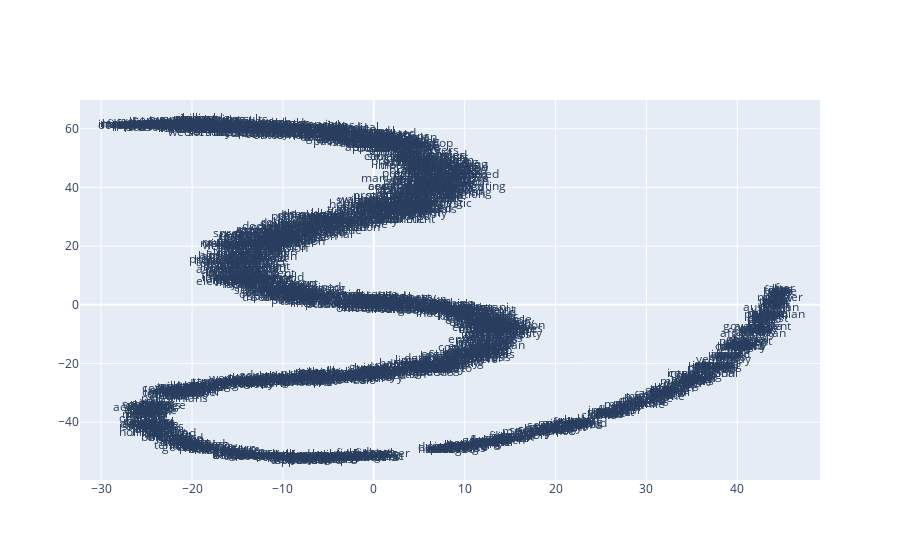

Notebook source saved alongside this figure:
### Code cell
from sklearn.decomposition import IncrementalPCA    # inital reduction
from sklearn.manifold import TSNE                   # final reduction
import numpy as np                                  # array handling


def reduce_dimensions(model):
    num_dimensions = 2  # final num dimensions (2D, 3D, etc)

    # extract the words & their vectors, as numpy arrays
    vectors = np.asarray(model.wv.vectors)
    labels = np.asarray(model.wv.index_to_key)  # fixed-width numpy strings

    # reduce using t-SNE
    tsne = TSNE(n_components=num_dimensions, random_state=0)
    vectors = tsne.fit_transform(vectors)

    x_vals = [v[0] for v in vectors]
    y_vals = [v[1] for v in vectors]
    return x_vals, y_vals, labels


x_vals, y_vals, labels = reduce_dimensions(model)

def plot_with_plotly(x_vals, y_vals, labels, plot_in_notebook=True):
    from plotly.offline import init_notebook_mode, iplot, plot
    import plotly.graph_objs as go

    trace = go.Scatter(x=x_vals, y=y_vals, mode='text', text=labels)
    data = [trace]

    if plot_in_notebook:
        init_notebook_mode(connected=True)
        iplot(data, filename='word-embedding-plot')
    else:
        plot(data, filename='word-embedding-plot.html')


def plot_with_matplotlib(x_vals, y_vals, labels):
    import matplotlib.pyplot as plt
    import random

    random.seed(0)

    plt.figure(figsize=(12, 12))
    plt.scatter(x_vals, y_vals)

    #
    # Label randomly subsampled 25 data points
    #
    indices = list(range(len(labels)))
    selected_indices = random.sample(indices, 25)
    for i in selected_indices:
        plt.annotate(labels[i], (x_vals[i], y_vals[i]))

try:
    get_ipython()
except Exception:
    plot_function = plot_with_matplotlib
else:
    plot_function = plot_with_plotly

plot_function(x_vals, y_vals, labels)

### Figure 1 — Plotly figure (JSON) as saved in the notebook; plotly's stock layout.template omitted (floating-point values rounded to 4 significant figures; data arrays with more than 128 entries replaced by an {"elided": "..."} marker saying what was removed)
{"data": [{"mode": "text", "text": {"elided": "1750 str values"}, "type": "scatter", "x": {"elided": "1750 float values"}, "y": {"elided": "1750 float values"}}], "layout": {}}
